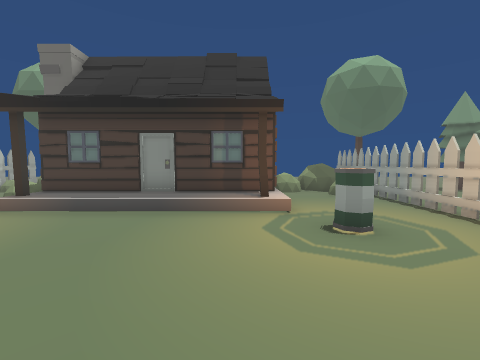
View 1 (above)

12 first-person views from a walk through a Unity game level. The camera is 1.2 m above the floor, tilts 4° down and sees 90° across. The floor is counted in squares, 1 m on a side. Each view is taken from the middle of a square. On the plan, view 1 faces up. The plan holds only what a view shows up to about 12 squares ahead; the rest is blank. The place goes on beyond the plan. The player is left out.

View 2
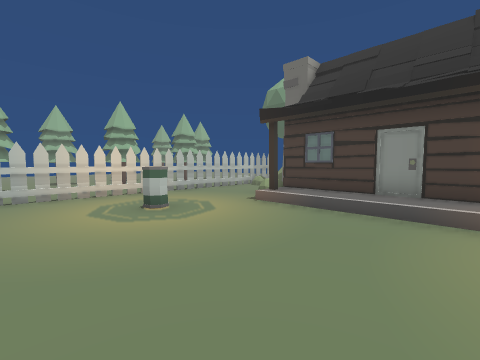

View 3
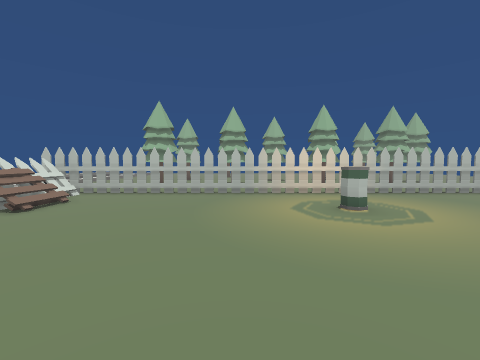

View 4
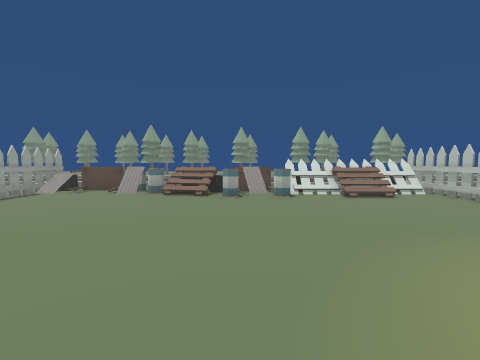

View 5
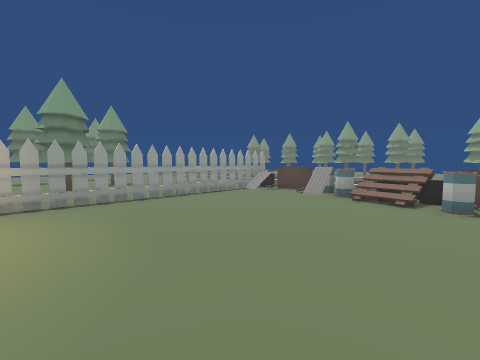

View 6
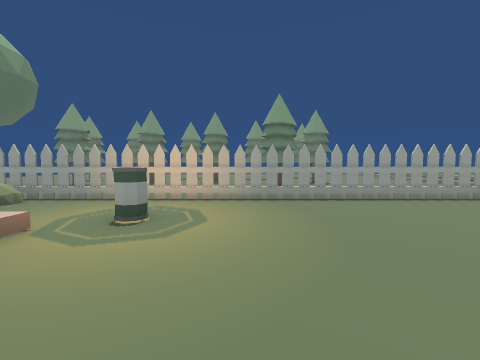

View 7
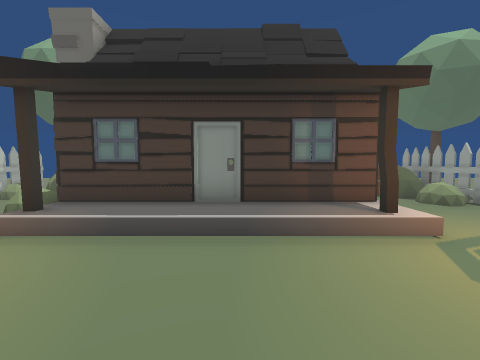

View 8
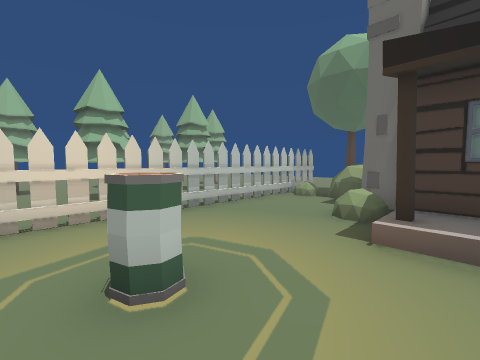

View 9
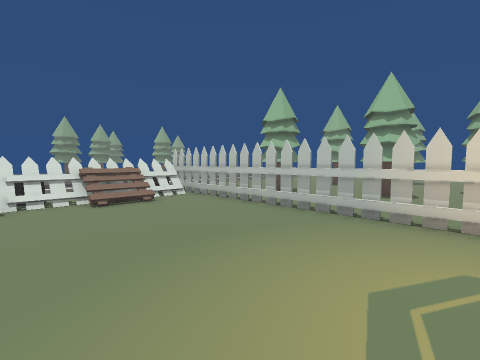

View 10
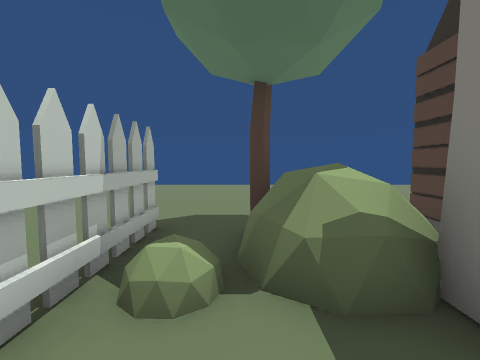

View 11
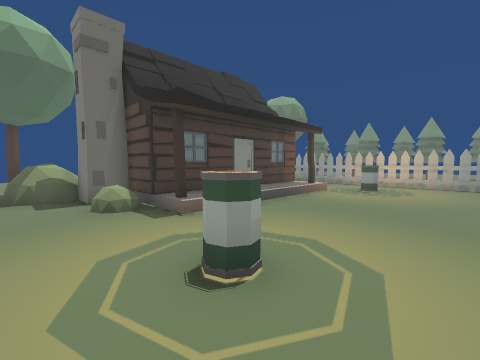

View 12
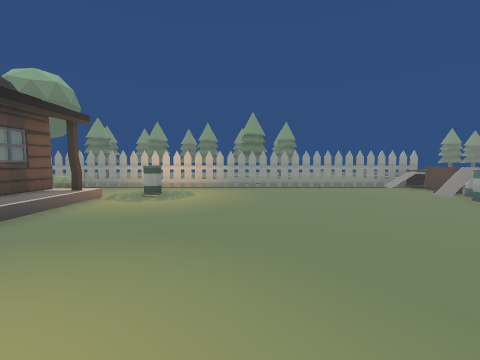

### Floor plan
Key: @ floor where view 1 was taken; # wall or solid block; x gap in a wall; . floor; / step, stairs or slope; = window, fence, low wall or low ledge; ^ raised ledge; H house; B barrel; O other object.
Columns run from 13 left of view 1 to 7 right of it. Each row starts with its distance up from view 1.
 13   #
 12  .#.# =H        = ##
 11  .#.=^^H       ==^##
 10  .#//^#HHHHHHHH=..x.
  9  .x...#HHHHHHHH..=#.
  8  .#...OHHHHHHHH...#.
  7  .x...//       ...x.
  6   x....H//////H...x.
  5   x...............x.
  4  .#............B..#.
  3  .x...B...........x.
  2  .x...............x.
  1  .x...............x.
  0  .#..........@....#.#
 -1  .x...............x.
 -2  .x...............x.
 -3 #.x...............x.
 -4 #.#...............#.
 -5 #.x...............x.
 -6  .###==#===.O.=...x.
 -7  .#=====#===O^==.=#.
 -8   x             ..x

Where each view was taken, in squares from view 1:
view 1: 0 up, 0 right, facing up
view 2: 0 up, 1 left, facing up-left
view 3: 0 up, 1 left, facing left
view 4: 3 up, 3 left, facing down
view 5: 2 up, 3 left, facing down-right
view 6: 2 up, 3 left, facing right
view 7: 2 up, 2 left, facing up
view 8: 2 up, 5 left, facing up-left
view 9: 2 up, 5 left, facing down-left
view 10: 8 up, 9 left, facing up
view 11: 1 up, 9 left, facing up-right
view 12: 1 up, 7 left, facing right
